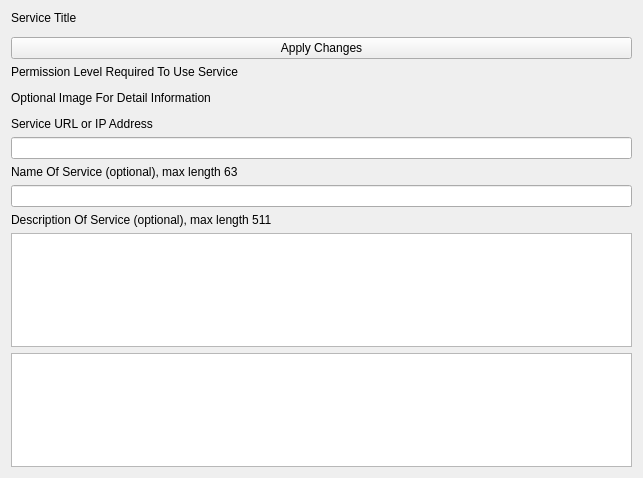
<?xml version="1.0" encoding="UTF-8"?>
<ui version="4.0">
 <class>AppletServiceBaseSettingsUi</class>
 <widget class="QWidget" name="AppletServiceBaseSettingsUi">
  <property name="geometry">
   <rect>
    <x>0</x>
    <y>0</y>
    <width>643</width>
    <height>478</height>
   </rect>
  </property>
  <property name="windowTitle">
   <string>Applet Service Base Settings</string>
  </property>
  <property name="styleSheet">
   <string notr="true"/>
  </property>
  <layout class="QVBoxLayout" name="verticalLayout">
   <item>
    <widget class="QLabel" name="m_ServiceTitleLabel">
     <property name="text">
      <string>Service Title</string>
     </property>
     <property name="wordWrap">
      <bool>true</bool>
     </property>
    </widget>
   </item>
   <item>
    <widget class="InformationWidget" name="m_InfoWidget" native="true"/>
   </item>
   <item>
    <widget class="QPushButton" name="m_ApplyButton">
     <property name="sizePolicy">
      <sizepolicy hsizetype="Expanding" vsizetype="Preferred">
       <horstretch>0</horstretch>
       <verstretch>0</verstretch>
      </sizepolicy>
     </property>
     <property name="text">
      <string>Apply Changes</string>
     </property>
    </widget>
   </item>
   <item>
    <widget class="QLabel" name="m_PermissionLabel">
     <property name="text">
      <string>Permission Level Required To Use Service</string>
     </property>
    </widget>
   </item>
   <item>
    <widget class="PermissionWidget" name="m_PermissionWidget" native="true">
     <property name="sizePolicy">
      <sizepolicy hsizetype="Expanding" vsizetype="Minimum">
       <horstretch>0</horstretch>
       <verstretch>0</verstretch>
      </sizepolicy>
     </property>
    </widget>
   </item>
   <item>
    <widget class="QLabel" name="m_ServiceImageLabel">
     <property name="text">
      <string>Optional Image For Detail Information</string>
     </property>
    </widget>
   </item>
   <item>
    <widget class="ThumbnailEditWidget" name="m_ThumbnailEditWidget" native="true">
     <property name="sizePolicy">
      <sizepolicy hsizetype="Expanding" vsizetype="Minimum">
       <horstretch>0</horstretch>
       <verstretch>0</verstretch>
      </sizepolicy>
     </property>
    </widget>
   </item>
   <item>
    <widget class="QLabel" name="m_UrlDescriptionLabel">
     <property name="text">
      <string>Service URL or IP Address</string>
     </property>
    </widget>
   </item>
   <item>
    <widget class="QLineEdit" name="m_UrlEdit">
     <property name="maxLength">
      <number>63</number>
     </property>
    </widget>
   </item>
   <item>
    <widget class="QLabel" name="m_UserDisplayedNameLabel">
     <property name="text">
      <string>Name Of Service (optional), max length 63</string>
     </property>
    </widget>
   </item>
   <item>
    <widget class="QLineEdit" name="m_NameEdit">
     <property name="maxLength">
      <number>63</number>
     </property>
    </widget>
   </item>
   <item>
    <widget class="QLabel" name="m_DescriptionLabel">
     <property name="text">
      <string>Description Of Service (optional), max length 511</string>
     </property>
    </widget>
   </item>
   <item>
    <widget class="QPlainTextEdit" name="m_DescriptionEdit">
     <property name="sizePolicy">
      <sizepolicy hsizetype="Expanding" vsizetype="Expanding">
       <horstretch>0</horstretch>
       <verstretch>0</verstretch>
      </sizepolicy>
     </property>
    </widget>
   </item>
   <item>
    <widget class="LogWidget" name="m_LogWidget">
     <property name="sizePolicy">
      <sizepolicy hsizetype="Expanding" vsizetype="Expanding">
       <horstretch>0</horstretch>
       <verstretch>0</verstretch>
      </sizepolicy>
     </property>
    </widget>
   </item>
  </layout>
 </widget>
 <customwidgets>
  <customwidget>
   <class>LogWidget</class>
   <extends>QPlainTextEdit</extends>
   <header>LogWidget.h</header>
   <container>1</container>
  </customwidget>
  <customwidget>
   <class>ThumbnailEditWidget</class>
   <extends>QWidget</extends>
   <header>ThumbnailEditWidget.h</header>
   <container>1</container>
  </customwidget>
  <customwidget>
   <class>PermissionWidget</class>
   <extends>QWidget</extends>
   <header>PermissionWidget.h</header>
   <container>1</container>
  </customwidget>
  <customwidget>
   <class>InformationWidget</class>
   <extends>QWidget</extends>
   <header>InformationWidget.h</header>
   <container>1</container>
  </customwidget>
 </customwidgets>
 <resources/>
 <connections/>
</ui>
